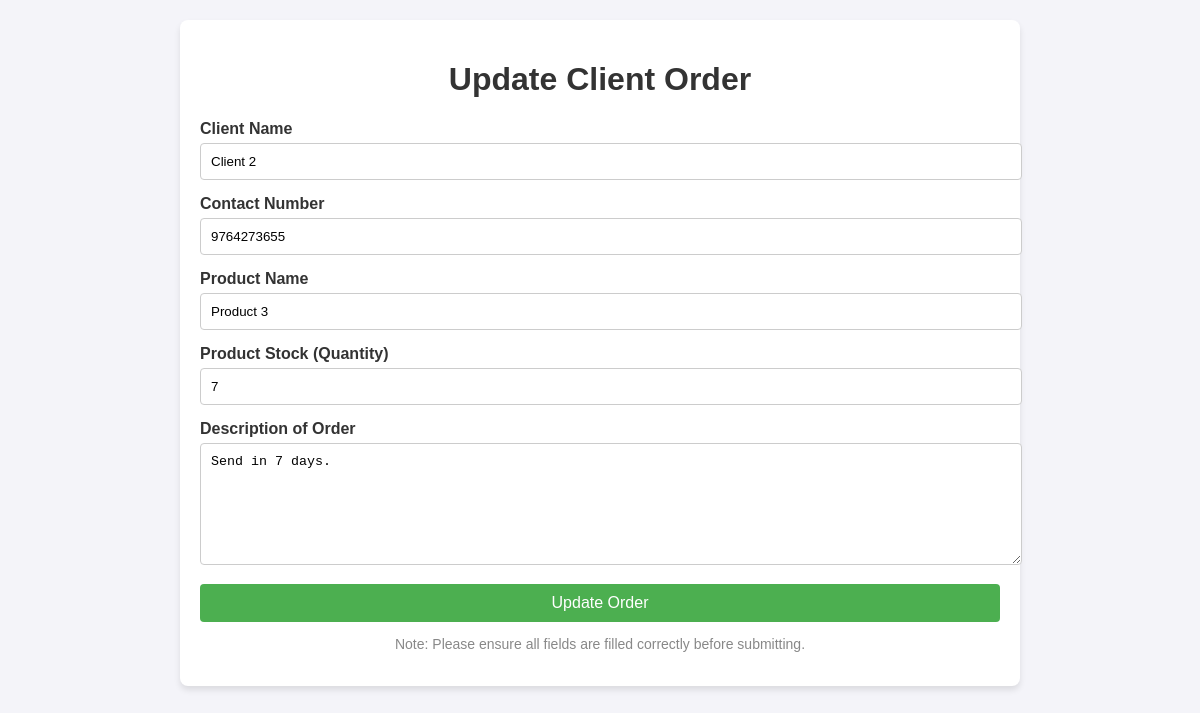
The app's page /update_order.php?id=8 with its own data.
### tables this page shows
CREATE TABLE `orders` (
  `id` int(11) NOT NULL,
  `client_name` varchar(255) NOT NULL,
  `client_contact` varchar(15) NOT NULL,
  `product_name` varchar(255) NOT NULL,
  `product_stock` int(11) NOT NULL,
  `order_description` text DEFAULT NULL,
  `order_date` timestamp NOT NULL DEFAULT current_timestamp()
);

### update_order.php (the view, shortened to what this page needs)
<?php
include 'db.php';
$id = intval($_GET['id']);
$sql = "SELECT * FROM `orders` WHERE id=$id";
$result = mysqli_query($conn, $sql);
$row = mysqli_fetch_assoc($result);
?>
<!DOCTYPE html>
<html lang="en">
<head>
</head>
<body>
<div class="container">
    <h1>Update Client Order</h1>
    <form method="POST">
        <div class="form-group">
            <label for="client_name">Client Name</label>
            <input type="text" id="client_name" name="client_name" value="<?php echo htmlspecialchars($row['client_name']); ?>" required>
        </div>
        <div class="form-group">
            <label for="client_contact">Contact Number</label>
            <input type="tel" id="client_contact" name="client_contact" value="<?php echo htmlspecialchars($row['client_contact']); ?>" required>
        </div>
        <div class="form-group">
            <label for="product_name">Product Name</label>
            <input type="text" id="product_name" name="product_name" value="<?php echo htmlspecialchars($row['product_name']); ?>" required>
        </div>
        <div class="form-group">
            <label for="product_stock">Product Stock (Quantity)</label>
            <input type="number" id="product_stock" name="product_stock" value="<?php echo $row['product_stock']; ?>" min="1" required>
        </div>
        <div class="form-group">
            <label for="order_description">Description of Order</label>
            <textarea id="order_description" name="order_description" required><?php echo htmlspecialchars($row['order_description']); ?></textarea>
        </div>
        <button type="submit" name="submit">Update Order</button>
    </form>
    <div class="note">
        <p>Note: Please ensure all fields are filled correctly before submitting.</p>
    </div>
</div>
</body>
</html>

### update_order.php (style rules this page uses)
body { font-family: Arial, sans-serif; background-color: #f4f4f9; margin: 0; padding: 0; }
.container { width: 80%; max-width: 800px; margin: 20px auto; background-color: #fff; padding: 20px; box-shadow: 0 4px 6px rgba(0, 0, 0, 0.1); border-radius: 8px; }
h1 { text-align: center; color: #333; }
.form-group { margin-bottom: 15px; }
label { display: block; font-weight: bold; color: #333; }
input, select, textarea { width: 100%; padding: 10px; margin-top: 5px; border: 1px solid #ccc; border-radius: 4px; }
textarea { height: 100px; resize: vertical; }
button { display: block; width: 100%; padding: 10px; background-color: #4CAF50; color: white; border: none; border-radius: 4px; font-size: 16px; cursor: pointer; }
.note { color: #888; font-size: 14px; text-align: center; }

### records on screen
orders: client_name "Client 2", client_contact "9764273655", product_name "Product 3", product_stock "7", order_description "Send in 7 days."
